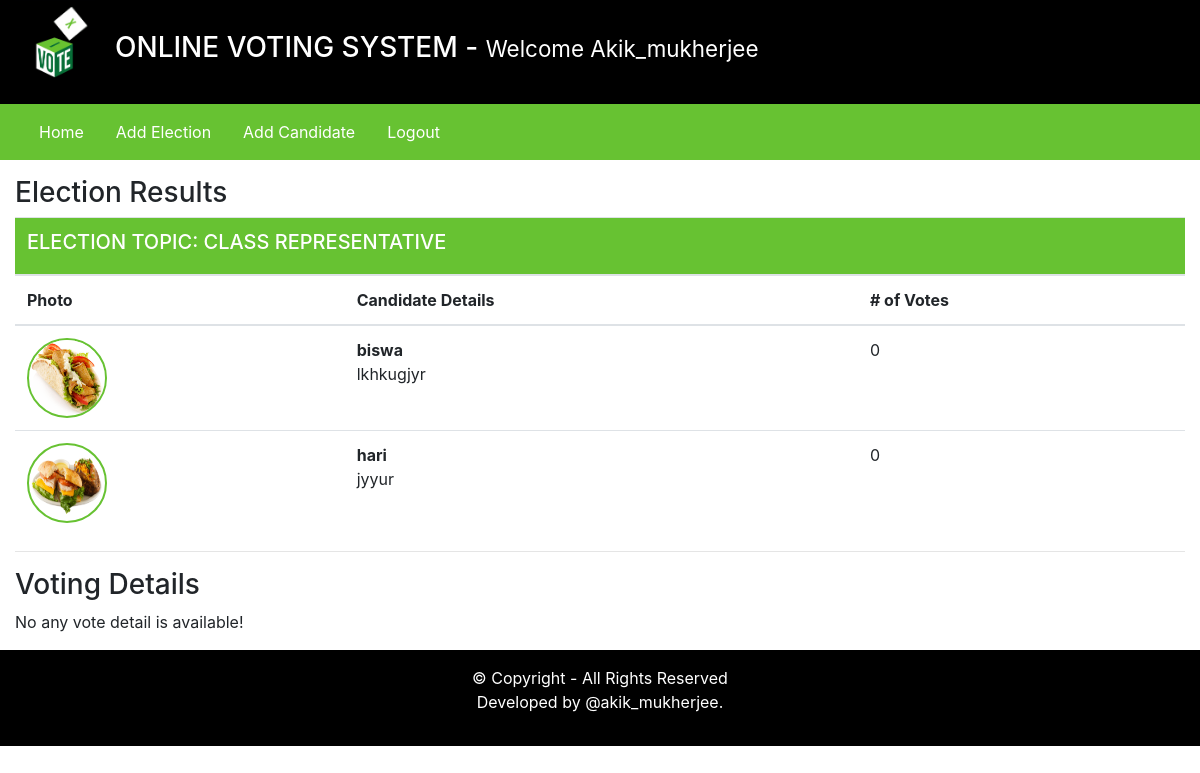
The page /admin/index.php?viewResult=7 (signed in) on the database its author committed.
### tables this page shows
CREATE TABLE `elections` (
  `id` int(11) NOT NULL,
  `election_topic` varchar(255) DEFAULT NULL,
  `no_of_candidates` int(11) DEFAULT NULL,
  `starting_date` date DEFAULT NULL,
  `ending_date` date DEFAULT NULL,
  `status` varchar(45) DEFAULT NULL,
  `inserted_by` varchar(255) DEFAULT NULL,
  `inserted_on` date DEFAULT NULL
);

CREATE TABLE `candidate_details` (
  `id` int(11) NOT NULL,
  `election_id` int(11) DEFAULT NULL,
  `candidate_name` varchar(255) DEFAULT NULL,
  `candidate_details` text DEFAULT NULL,
  `candidate_photo` text DEFAULT NULL,
  `inserted_by` varchar(255) DEFAULT NULL,
  `inserted_on` date DEFAULT NULL
);

### admin/inc/viewResults.php (the view, shortened to what this page needs)
<?php
    $election_id = $_GET['viewResult'];
?>
<div class="row my-3">
        <div class="col-12">
            <h3> Election Results </h3>
            <?php
                $fetchingActiveElections = mysqli_query($db, "SELECT * FROM elections WHERE id = '". $election_id ."'") or die(mysqli_error($db));
                $totalActiveElections = mysqli_num_rows($fetchingActiveElections);
                if($totalActiveElections > 0)
                {
                    while($data = mysqli_fetch_assoc($fetchingActiveElections))
                    {
                        $election_id = $data['id'];
                        $election_topic = $data['election_topic'];
                ?>
                        <table class="table">
                            <thead>
                                <tr>
                                    <th colspan="4" class="bg-green text-white"><h5> ELECTION TOPIC: <?php echo strtoupper($election_topic); ?></h5></th>
                                </tr>
                                <tr>
                                    <th> Photo </th>
                                    <th> Candidate Details </th>
                                    <th> # of Votes </th>
                                </tr>
                            </thead>
                            <tbody>
                            <?php
                                $fetchingCandidates = mysqli_query($db, "SELECT * FROM candidate_details WHERE election_id = '". $election_id ."'") or die(mysqli_error($db));
                                while($candidateData = mysqli_fetch_assoc($fetchingCandidates))
                                {
                                    $candidate_id = $candidateData['id'];
                                    $candidate_photo = $candidateData['candidate_photo'];
                                    $fetchingVotes = mysqli_query($db, "SELECT * FROM votings WHERE candidate_id = '". $candidate_id . "'") or die(mysqli_error($db));
                                    $totalVotes = mysqli_num_rows($fetchingVotes);
                            ?>
                                    <tr>
                                        <td> <img src="<?php echo $candidate_photo; ?>" class="candidate_photo"> </td>
                                        <td><?php echo "<b>" . $candidateData['candidate_name'] . "</b><br />" . $candidateData['candidate_details']; ?></td>
                                        <td><?php echo $totalVotes; ?></td>
                                    </tr>
                            <?php
                                }
                            ?>
                            </tbody>
                        </table>
                <?php
                    }
                }else {
                    echo "No any active election.";
                }
            ?>
            <hr>
            <h3>Voting Details</h3>
            <?php
                $fetchingVoteDetails = mysqli_query($db, "SELECT * FROM votings WHERE election_id = '". $election_id ."'");
                $number_of_votes = mysqli_num_rows($fetchingVoteDetails);
                if($number_of_votes > 0)
                {
                    $sno = 1;
            ?>
                    <table class="table">
                        <tr>
                            <th>S.No</th>
                            <th>Voter Name</th>
                            <th>Contact No</th>
                            <th>Voted To</th>
                            <th>Date </th>
                            <th>Time</th>
                        </tr>
            <?php
                    while($data = mysqli_fetch_assoc($fetchingVoteDetails))
                        {
                            $voters_id = $data['voters_id'];
                            $candidate_id = $data['candidate_id'];
                            $fetchingUsername = mysqli_query($db, "SELECT * FROM users WHERE id = '". $voters_id ."'") or die(mysqli_error($db));
                            $isDataAvailable = mysqli_num_rows($fetchingUsername);
                            $userData = mysqli_fetch_assoc($fetchingUsername);
                            if($isDataAvailable > 0)
                            {
                                $username = $userData['username'];
                                $contact_no = $userData['contact_no'];
                            }else {
                                $username = "No_Data";
                                $contact_no = $userData['contact_no'];
                            }
                            $fetchingCandidateName = mysqli_query($db, "SELECT * FROM candidate_details WHERE id = '". $candidate_id ."'") or die(mysqli_error($db));
                            $isDataAvailable = mysqli_num_rows($fetchingCandidateName);
                            $candidateData = mysqli_fetch_assoc($fetchingCandidateName);
                            if($isDataAvailable > 0)
                            {
                                $candidate_name = $candidateData['candidate_name'];
                            }else {
                                $candidate_name = "No_Data";
                            }
                ?>
                            <tr>
                                <td><?php echo $sno++; ?></td>
                                <td><?php echo $username; ?></td>
                                <td><?php echo $contact_no; ?></td>
                                <td><?php echo $candidate_name; ?></td>
                                <td><?php echo $data['vote_date']; ?></td>
                                <td><?php echo $data['vote_time']; ?></td>
                            </tr>
                <?php
                        }
                        echo "</table>";
                    }else {
                        echo "No any vote detail is available!";
                    }
                ?>
        </div>
    </div>

### admin/inc/header.php (shortened to what this page needs)
<!DOCTYPE html>
<html lang="en">
<head>
    <link rel="stylesheet" href="../assets/css/bootstrap.min.css">
    <link rel="stylesheet" href="../assets/css/style.css">
</head>
<body>
    <div class="container-fluid">
        <div class="row bg-black text-white">
            <div class="col-1">
                <img src="../assets/images/logo.gif" width="80px"/>
            </div>
            <div class="col-11 my-auto">
                <h3> ONLINE VOTING SYSTEM  - <small> Welcome  <?php echo $_SESSION['username']; ?></small> </h3>
            </div>
        </div>

### admin/inc/navigation.php (shortened to what this page needs)
<div class="row bg-green">
    <div class="col-12 bg-green">
    <nav class="navbar navbar-expand-lg navbar-light bg-green">
    <div class="collapse navbar-collapse" id="navbarSupportedContent">
        <ul class="navbar-nav mr-auto">
        <li class="nav-item">
            <a class="nav-link text-white mr-3" href="index.php?homepage=1">Home</a>
        </li>
        <li class="nav-item">
            <a class="nav-link text-white mr-3" href="index.php?addElectionPage=1">Add Election</a>
        </li>
        <li class="nav-item">
            <a class="nav-link text-white mr-3" href="index.php?addCandidatePage=1">Add Candidate</a>
        </li>
        <li class="nav-item">
            <a class="nav-link text-white mr-3" href="logout.php">Logout</a>
        </li>
         </ul>
    </div>
    </nav>
</div>
</div>

### admin/index.php
<?php
    require_once("inc/header.php");
    require_once("inc/navigation.php");
    if(isset($_GET['homepage']))
    {
        require_once("inc/homepage.php");
    }else if(isset($_GET['addElectionPage']))
    {
        require_once("inc/add_elections.php");
    }else if(isset($_GET['addCandidatePage']))
    {
        require_once("inc/add_candidates.php");
    }else if(isset($_GET['viewResult']))
    {
        require_once("inc/viewResults.php");
    }
?>
<?php
    require_once("inc/footer.php");
?>

### admin/inc/footer.php (shortened to what this page needs)
    <div class="row bg-black text-center text-white">
        <div class="col-12 my-3">
            <p> &copy; Copyright  - All Rights Reserved  <br />
                Developed by @akik_mukherjee.
            </p>
        </div>
    </div>
</div>
</body>
</html>

### assets/css/style.css (style rules this page uses)
.text-white { color: #fff; }
.bg-black { background-color: #000; }
.bg-green { background-color: #67C232; }
.candidate_photo { width: 80px; height: 80px; border: 2px solid #67C232; border-radius: 100%; }

### rows shown on the page
elections: election_topic "CLASS REPRESENTATIVE"
candidate_details: candidate_photo (picture), candidate_name "biswa", candidate_details "lkhkugjyr", totalVotes "0"
candidate_details: candidate_photo (picture), candidate_name "hari", candidate_details "jyyur", totalVotes "0"

### other values the page prints
$_SESSION['username'] "Akik_mukherjee"
